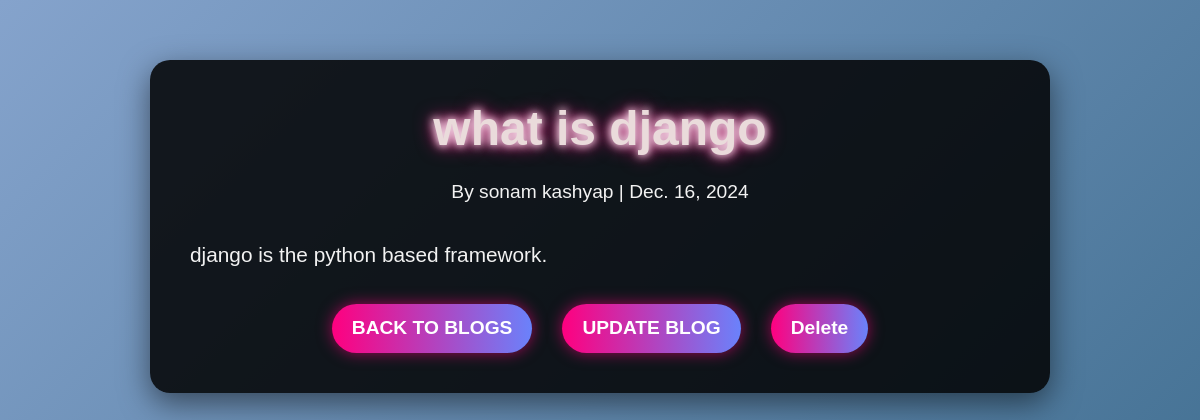
The page /detail/7/ (signed in) on the database its author committed.
### myapp/models.py (models this page shows)
class BlogModel(models.Model):
    author = models.CharField(max_length=100)
    title = models.CharField(max_length=300)
    date = models.DateField(auto_now_add=True)
    message = models.TextField(null=True, blank=True)

### myapp/views.py (the view)
# urls.py: path('detail/<int:id>/', views.blog_detail, name='blog_detail'),
def blog_detail(request, id):
    if request.user.is_authenticated:
        detail = get_object_or_404(BlogModel, pk=id)
    else:
        return redirect('login')
    return render(request, 'myapp/detail.html', {'detail': detail})

### myapp/templates/myapp/detail.html (shortened to what this page needs)
{% extends 'myapp/base.html' %}
{% block content %}
<div class="blog-detail-container">
    <h1 class="glow-title">{{ detail.title }}</h1>
    <p class="author-date">By {{ detail.author }} | {{ detail.date }}</p>
    <div class="blog-content">
        <p>{{ detail.message }}</p>
    </div>
    <div class="button-container">
        <a href="{% url 'table' %}" class="button-link">
            <button type="button" class="button">BACK TO BLOGS</button>
        </a>
        <a href="{% url 'update' detail.id %}" class="button-link">
            <button type="button" class="button">UPDATE BLOG</button>
        </a>
        <form method="POST" action="{% url 'delete' detail.id %}" class="button-link">
            <button type="submit" class="button">Delete</button>
        </form>
    </div>
</div>
{% endblock %}

### myapp/templates/myapp/detail.html (style rules this page uses)
body { background: linear-gradient(135deg, #85a3cc, #39698a, #95a4b8, #bfcce6); background-size: 300% 300%; animation: gradientShift 8s infinite ease-in-out; font-family: 'Montserrat', sans-serif; margin: 0; padding: 0; min-height: 100vh; display: flex; justify-content: center; align-items: flex-start; }
.blog-detail-container { margin: 60px auto; padding: 40px; width: 85%; max-width: 900px; background: rgba(0, 0, 0, 0.85); border-radius: 20px; box-shadow: 0 10px 30px rgba(0, 0, 0, 0.5); }
.glow-title { font-size: 3rem; color: #eadbdb; text-align: center; font-family: 'Raleway', sans-serif; margin-bottom: 20px; font-weight: bold; text-shadow: 0 0 8px #ffffff, 0 0 12px #f184bb, 0 0 20px #ff007f; animation: glowEffect 2s infinite alternate; }
.author-date { text-align: center; color: #f2f2f2; font-size: 1.2rem; margin-bottom: 30px; }
.blog-content { color: #f2f2f2; font-size: 1.3rem; line-height: 1.8; margin-bottom: 30px; }
.button-container { display: flex; justify-content: center; gap: 30px; flex-wrap: wrap; margin-top: 20px; }
.button { padding: 10px 20px; font-size: 1.2rem; font-weight: bold; color: #fff; border: none; border-radius: 80px; cursor: pointer; text-align: center; transition: all 0.4s ease; background: linear-gradient(90deg, #ff007f, #6a82fb); box-shadow: 0 0 15px rgba(255, 0, 127, 0.6); animation: buttonGlow 2s infinite alternate; }
.button-link { text-decoration: none; }

### rows shown on the page
BlogModel: title "what is django", author "sonam kashyap", date "Dec. 16, 2024", message "django is the python based framework."
